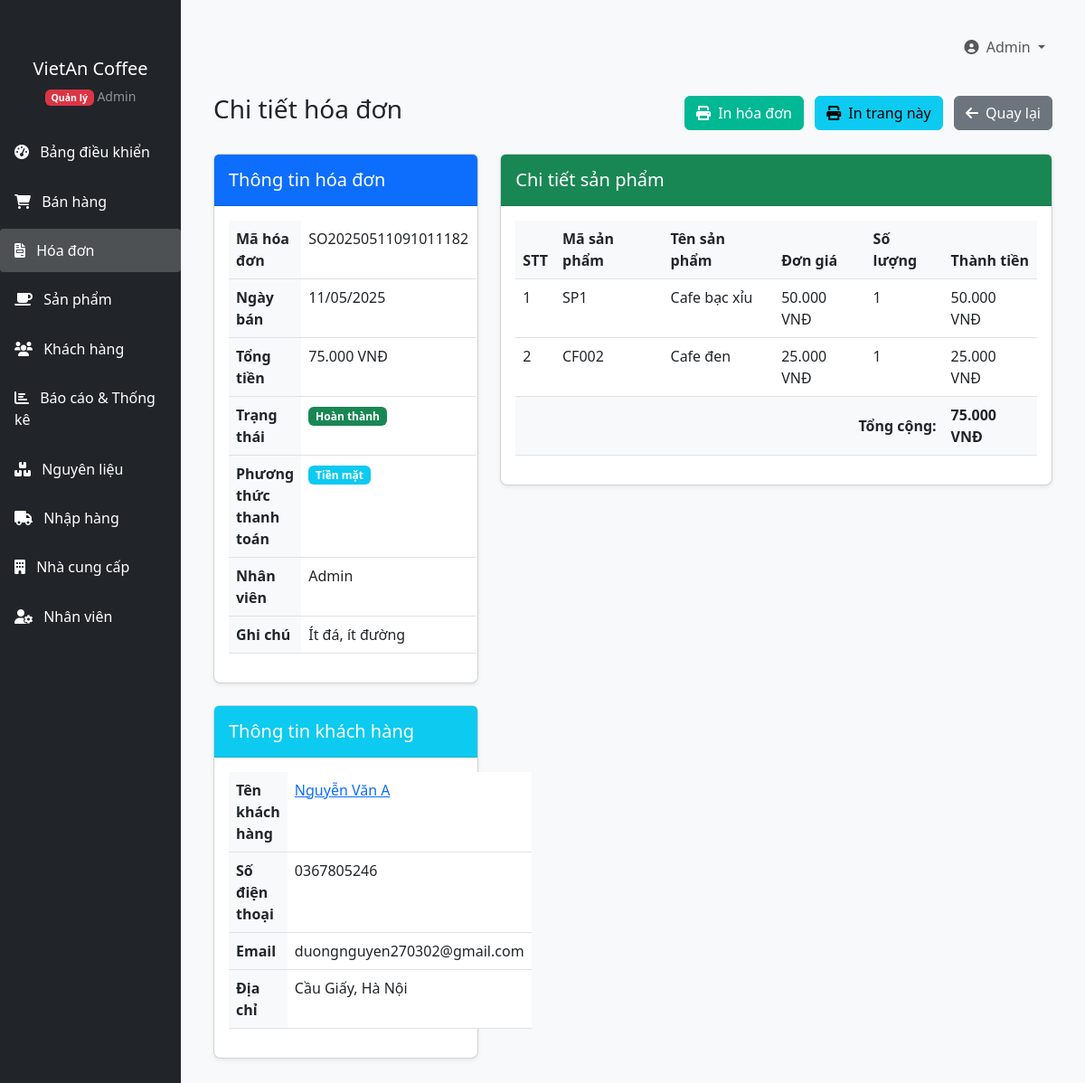
The page /QuanLyCafe/index.php?page=invoices&action=view&id=3 (signed in) on the database its author committed.
### tables this page shows
CREATE TABLE `sales_orders` (
  `id` int(11) NOT NULL,
  `order_number` varchar(20) NOT NULL,
  `customer_id` int(11) DEFAULT NULL,
  `user_id` int(11) DEFAULT NULL,
  `order_date` date NOT NULL,
  `total_amount` decimal(10,2) NOT NULL,
  `status` enum('pending','completed','cancelled') DEFAULT 'completed',
  `payment_method` enum('cash','card','transfer') DEFAULT 'cash',
  `notes` text DEFAULT NULL,
  `created_at` timestamp NOT NULL DEFAULT current_timestamp(),
  `updated_at` timestamp NOT NULL DEFAULT current_timestamp() ON UPDATE current_timestamp()
);

CREATE TABLE `users` (
  `id` int(11) NOT NULL,
  `name` varchar(100) NOT NULL,
  `email` varchar(100) NOT NULL,
  `password` varchar(255) NOT NULL,
  `role` enum('admin','staff') NOT NULL,
  `phone` varchar(20) DEFAULT NULL,
  `address` text DEFAULT NULL,
  `gender` enum('male','female','other') DEFAULT NULL,
  `birth_date` date DEFAULT NULL,
  `hire_date` date DEFAULT NULL,
  `status` enum('active','inactive') DEFAULT 'active',
  `created_at` timestamp NOT NULL DEFAULT current_timestamp(),
  `updated_at` timestamp NOT NULL DEFAULT current_timestamp() ON UPDATE current_timestamp()
);

CREATE TABLE `customers` (
  `id` int(11) NOT NULL,
  `name` varchar(100) NOT NULL,
  `email` varchar(100) DEFAULT NULL,
  `phone` varchar(20) DEFAULT NULL,
  `address` text DEFAULT NULL,
  `created_at` timestamp NOT NULL DEFAULT current_timestamp(),
  `updated_at` timestamp NOT NULL DEFAULT current_timestamp() ON UPDATE current_timestamp()
);

CREATE TABLE `sales_order_items` (
  `id` int(11) NOT NULL,
  `sales_order_id` int(11) NOT NULL,
  `product_id` int(11) NOT NULL,
  `quantity` int(11) NOT NULL,
  `unit_price` decimal(10,2) NOT NULL,
  `total_price` decimal(10,2) NOT NULL,
  `created_at` timestamp NOT NULL DEFAULT current_timestamp(),
  `updated_at` timestamp NOT NULL DEFAULT current_timestamp() ON UPDATE current_timestamp()
);

CREATE TABLE `products` (
  `id` int(11) NOT NULL,
  `code` varchar(20) NOT NULL,
  `name` varchar(100) NOT NULL,
  `category_id` int(11) DEFAULT NULL,
  `type` enum('phin','machine','instant') NOT NULL,
  `size` enum('small','medium','large') NOT NULL,
  `price` decimal(10,2) NOT NULL,
  `description` text DEFAULT NULL,
  `stock_quantity` int(11) DEFAULT 0,
  `image` varchar(255) DEFAULT NULL,
  `created_at` timestamp NOT NULL DEFAULT current_timestamp(),
  `updated_at` timestamp NOT NULL DEFAULT current_timestamp() ON UPDATE current_timestamp()
);

### QuanLyCafe/models/SalesOrder.php (called while the page is built, shortened)
<?php
class SalesOrder {
    private $conn;
    public $id;
    public function __construct($db) {
        $this->conn = $db;
    }
    public function getById($id) {
        $query = "SELECT so.*, c.name as customer_name, u.name as user_name
                  FROM sales_orders so
                  LEFT JOIN customers c ON so.customer_id = c.id
                  LEFT JOIN users u ON so.user_id = u.id
                  WHERE so.id = ?";
        $stmt = $this->conn->prepare($query);
        $stmt->bind_param("i", $id);
        $stmt->execute();
        $result = $stmt->get_result();
        if ($result->num_rows === 1) {
            $row = $result->fetch_assoc();
            $this->id = $row['id'];
            $this->order_number = $row['order_number'];
            $this->order_date = $row['order_date'];
            $this->total_amount = $row['total_amount'];
            $this->status = $row['status'];
            $this->payment_method = $row['payment_method'];
            $this->notes = $row['notes'];
            $this->user_name = $row['user_name'];
            return true;
        }
        return false;
    }
    public function getItems() {
        $query = "SELECT soi.*, p.name as product_name, p.code as product_code
                  FROM sales_order_items soi
                  LEFT JOIN products p ON soi.product_id = p.id
                  WHERE soi.sales_order_id = ?";
        $stmt = $this->conn->prepare($query);
        $stmt->bind_param("i", $this->id);
        $stmt->execute();
        $result = $stmt->get_result();
        return $result->fetch_all(MYSQLI_ASSOC);
    }
}

### QuanLyCafe/includes/functions.php (called while the page is built, shortened)
<?php
function formatCurrency($amount) {
    return number_format($amount, 0, ',', '.') . ' VNĐ';
}
function formatDate($date, $format = 'd/m/Y') {
    return date($format, strtotime($date));
}

### QuanLyCafe/models/Customer.php (called while the page is built, shortened)
<?php
class Customer {
    private $conn;
    public function __construct($db) {
        $this->conn = $db;
    }
    public function getById($id) {
        $query = "SELECT * FROM customers WHERE id = ?";
        $stmt = $this->conn->prepare($query);
        $stmt->bind_param("i", $id);
        $stmt->execute();
        $result = $stmt->get_result();
        if ($result->num_rows === 1) {
            $row = $result->fetch_assoc();
            $this->id = $row['id'];
            $this->name = $row['name'];
            $this->email = $row['email'];
            $this->phone = $row['phone'];
            $this->address = $row['address'];
            return true;
        }
        return false;
    }
}

### QuanLyCafe/views/invoices/view.php (the view, shortened to what this page needs)
<?php include 'includes/header.php'; ?>
<div class="container-fluid">
    <div class="d-flex justify-content-between align-items-center mb-4">
        <h1 class="h3">Chi tiết hóa đơn</h1>
        <div>
            <a href="index.php?page=invoices&action=print&id=<?php echo $sales_order->id; ?>" class="btn btn-success me-2" target="_blank">
                <i class="fas fa-print me-1"></i> In hóa đơn
            </a>
            <button class="btn btn-info me-2" onclick="window.print()">
                <i class="fas fa-print me-1"></i> In trang này
            </button>
            <a href="index.php?page=invoices" class="btn btn-secondary">
                <i class="fas fa-arrow-left me-1"></i> Quay lại
            </a>
        </div>
    </div>
    <div class="row">
        <div class="col-md-4">
            <div class="card mb-4">
                <div class="card-header bg-primary text-white">
                    <h5 class="mb-0">Thông tin hóa đơn</h5>
                </div>
                <div class="card-body">
                    <table class="table">
                        <tbody>
                            <tr>
                                <th style="width: 40%;">Mã hóa đơn</th>
                                <td><?php echo $sales_order->order_number; ?></td>
                            </tr>
                            <tr>
                                <th>Ngày bán</th>
                                <td><?php echo formatDate($sales_order->order_date); ?></td>
                            </tr>
                            <tr>
                                <th>Tổng tiền</th>
                                <td><?php echo formatCurrency($sales_order->total_amount); ?></td>
                            </tr>
                            <tr>
                                <th>Trạng thái</th>
                                <td>
                                    <?php if ($sales_order->status == 'completed'): ?>
                                        <span class="badge bg-success">Hoàn thành</span>
                                    <?php elseif ($sales_order->status == 'pending'): ?>
                                        <span class="badge bg-warning">Đang xử lý</span>
                                    <?php else: ?>
                                        <span class="badge bg-danger">Đã hủy</span>
                                    <?php endif; ?>
                                </td>
                            </tr>
                            <tr>
                                <th>Phương thức thanh toán</th>
                                <td>
                                    <?php
                                    switch ($sales_order->payment_method) {
                                        case 'cash':
                                            echo '<span class="badge bg-info">Tiền mặt</span>';
                                            break;
                                    }
                                    ?>
                                </td>
                            </tr>
                            <tr>
                                <th>Nhân viên</th>
                                <td><?php echo $sales_order->user_name; ?></td>
                            </tr>
                            <tr>
                                <th>Ghi chú</th>
                                <td><?php echo $sales_order->notes ? nl2br($sales_order->notes) : 'N/A'; ?></td>
                            </tr>
                        </tbody>
                    </table>
                </div>
            </div>
            <div class="card">
                <div class="card-header bg-info text-white">
                    <h5 class="mb-0">Thông tin khách hàng</h5>
                </div>
                <div class="card-body">
                    <?php if ($customer_data): ?>
                        <table class="table">
                            <tbody>
                                <tr>
                                    <th style="width: 40%;">Tên khách hàng</th>
                                    <td>
                                        <a href="index.php?page=customers&action=view&id=<?php echo $customer_data['id']; ?>">
                                            <?php echo $customer_data['name']; ?>
                                        </a>
                                    </td>
                                </tr>
                                <tr>
                                    <th>Số điện thoại</th>
                                    <td><?php echo $customer_data['phone']; ?></td>
                                </tr>
                                <tr>
                                    <th>Email</th>
                                    <td><?php echo $customer_data['email'] ? $customer_data['email'] : 'N/A'; ?></td>
                                </tr>
                                <tr>
                                    <th>Địa chỉ</th>
                                    <td><?php echo $customer_data['address'] ? $customer_data['address'] : 'N/A'; ?></td>
                                </tr>
                            </tbody>
                        </table>
                    <?php else: ?>
                        <p class="mb-0">Khách lẻ</p>
                    <?php endif; ?>
                </div>
            </div>
        </div>
        <div class="col-md-8">
            <div class="card">
                <div class="card-header bg-success text-white">
                    <h5 class="mb-0">Chi tiết sản phẩm</h5>
                </div>
                <div class="card-body">
                    <div class="table-responsive">
                        <table class="table table-hover">
                            <thead>
                                <tr>
                                    <th>STT</th>
                                    <th>Mã sản phẩm</th>
                                    <th>Tên sản phẩm</th>
                                    <th>Đơn giá</th>
                                    <th>Số lượng</th>
                                    <th>Thành tiền</th>
                                </tr>
                            </thead>
                            <tbody>
                                <?php if (empty($order_items)): ?>
                                    <tr>
                                        <td colspan="6" class="text-center">Không có dữ liệu</td>
                                    </tr>
                                <?php else: ?>
                                    <?php foreach ($order_items as $index => $item): ?>
                                        <tr>
                                            <td><?php echo $index + 1; ?></td>
                                            <td><?php echo $item['product_code']; ?></td>
                                            <td><?php echo $item['product_name']; ?></td>
                                            <td><?php echo formatCurrency($item['unit_price']); ?></td>
                                            <td><?php echo $item['quantity']; ?></td>
                                            <td><?php echo formatCurrency($item['total_price']); ?></td>
                                        </tr>
                                    <?php endforeach; ?>
                                <?php endif; ?>
                            </tbody>
                            <tfoot>
                                <tr>
                                    <th colspan="5" class="text-end">Tổng cộng:</th>
                                    <th><?php echo formatCurrency($sales_order->total_amount); ?></th>
                                </tr>
                            </tfoot>
                        </table>
                    </div>
                </div>
            </div>
        </div>
    </div>
</div>
<?php include 'includes/footer.php'; ?>

### QuanLyCafe/assets/css/style.css (style rules this page uses)
body { font-family: 'Segoe UI', Tahoma, Geneva, Verdana, sans-serif; background-color: #f8f9fa; }
.card { border-radius: 0.5rem; box-shadow: 0 0.125rem 0.25rem rgba(0, 0, 0, 0.075); margin-bottom: 1.5rem; }
.card-header { background-color: #fff; border-bottom: 1px solid rgba(0, 0, 0, 0.125); padding: 1rem; }
.btn-success { background-color: #00b894; border-color: #00b894; }
.table th { font-weight: 600; background-color: #f8f9fa; }

### rows shown on the page
sales_orders: order_number "SO20250511091011182", order_date "11/05/2025", total_amount "75.000 VNĐ", user.name "Admin", notes "Ít đá, ít đường"
customers: name "Nguyễn Văn A", phone "0367805246", email "duongnguyen270302@gmail.com", address "Cầu Giấy, Hà Nội"
sales_order_items: product.code "SP1", product.name "Cafe bạc xỉu", unit_price "50.000 VNĐ", quantity "1", total_price "50.000 VNĐ"
sales_order_items: product.code "CF002", product.name "Cafe đen", unit_price "25.000 VNĐ", quantity "1", total_price "25.000 VNĐ"

### other values the page prints
getCurrentUserName() "Admin"
